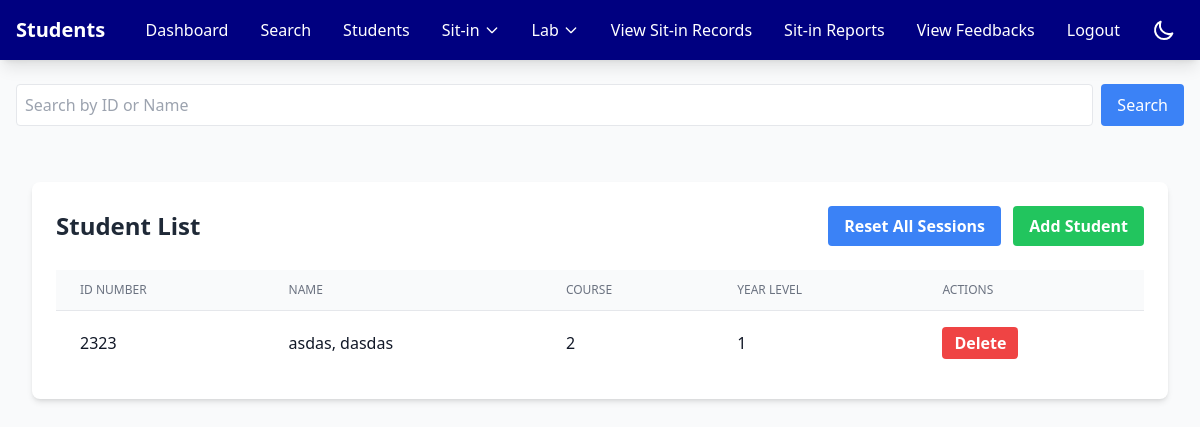
/admin/students.php, run on an earlier commit of the app's database.
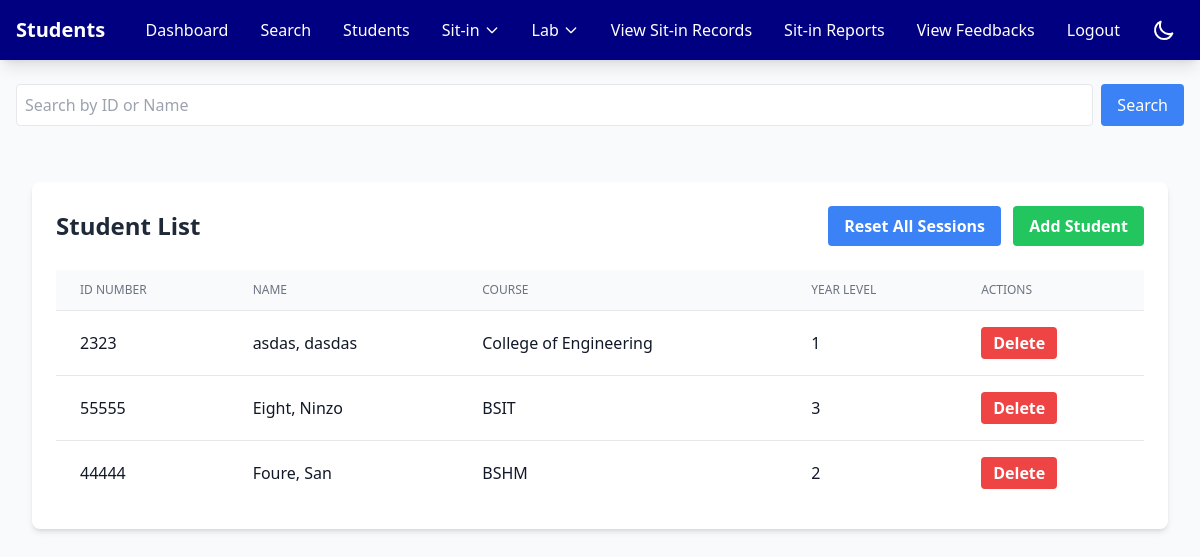
And on a later commit of the database.
### tables this page shows
CREATE TABLE `students` (
  `StudID` int(11) NOT NULL,
  `IDNO` int(11) NOT NULL,
  `Last_Name` varchar(100) NOT NULL,
  `First_Name` varchar(100) NOT NULL,
  `Mid_Name` varchar(100) NOT NULL,
  `Course` varchar(100) NOT NULL,
  `Year_lvl` int(11) NOT NULL,
  `Username` varchar(100) NOT NULL,
  `Password` varchar(100) NOT NULL,
  `profile_image` varchar(255) NOT NULL,
  `Email` varchar(255) NOT NULL,
  `Address` varchar(255) NOT NULL
);

### admin/students.php (the view, shortened to what the changed rows need)
<?php
include '../header.php';
$servername = "localhost";
$username = "root";
$password = "";
$database = "users";
$conn = new mysqli($servername, $username, $password, $database);
$search = isset($_GET['search']) ? $_GET['search'] : '';
if ($search) {
    $sql = "SELECT * FROM students WHERE IDNO LIKE ? OR First_Name LIKE ? OR Last_Name LIKE ? ORDER BY Last_Name";
    $stmt = $conn->prepare($sql);
    $searchTerm = "%$search%";
    $stmt->bind_param("sss", $searchTerm, $searchTerm, $searchTerm);
    $stmt->execute();
    $result = $stmt->get_result();
} else {
    $sql = "SELECT * FROM students ORDER BY Last_Name";
    $result = $conn->query($sql);
}
?>
<!DOCTYPE html>
<html lang="en">
<head>
    <script src="https://cdn.tailwindcss.com"></script>
    <link rel="stylesheet" href="../css/admin-dark-mode.css">
    <link rel="stylesheet" href="https://cdnjs.cloudflare.com/ajax/libs/font-awesome/6.4.0/css/all.min.css">
</head>
<body class="bg-gray-100 dark:bg-gray-900 transition-all duration-300">
<body class="bg-gray-100 dark:bg-gray-900 transition-colors duration-200">
    <div class="max-w-7xl mx-auto py-6 px-4">
    <div class="max-w-7xl mx-auto px-4 py-8">
        <div class="bg-white dark:bg-gray-800 rounded-lg shadow-md p-6">
            <div class="flex justify-between items-center mb-6">
                <h2 class="text-2xl font-bold text-gray-800 dark:text-white">Student List</h2>
            </div>
            <div class="overflow-x-auto">
                <table class="min-w-full divide-y divide-gray-200 dark:divide-gray-600">
                    <thead class="bg-gray-50 dark:bg-gray-700">
                        <tr>
                            <th class="px-6 py-3 text-left text-xs font-medium text-gray-500 dark:text-gray-300 uppercase">ID Number</th>
                            <th class="px-6 py-3 text-left text-xs font-medium text-gray-500 dark:text-gray-300 uppercase">Name</th>
                            <th class="px-6 py-3 text-left text-xs font-medium text-gray-500 dark:text-gray-300 uppercase">Course</th>
                            <th class="px-6 py-3 text-left text-xs font-medium text-gray-500 dark:text-gray-300 uppercase">Year Level</th>
                            <th class="px-6 py-3 text-left text-xs font-medium text-gray-500 dark:text-gray-300 uppercase">Actions</th>
                        </tr>
                    </thead>
                    <tbody class="bg-white dark:bg-gray-800 divide-y divide-gray-200 dark:divide-gray-600">
                        <?php
                        if ($result->num_rows > 0) {
                            while($row = $result->fetch_assoc()) {
                                echo "<tr class='hover:bg-gray-50 dark:hover:bg-gray-700'>";
                                echo "<td class='px-6 py-4 text-gray-900 dark:text-gray-200'>" . htmlspecialchars($row['IDNO']) . "</td>";
                                echo "<td class='px-6 py-4 text-gray-900 dark:text-gray-200'>" . htmlspecialchars($row['Last_Name'] . ", " . $row['First_Name']) . "</td>";
                                echo "<td class='px-6 py-4 text-gray-900 dark:text-gray-200'>" . htmlspecialchars($row['Course']) . "</td>";
                                echo "<td class='px-6 py-4 text-gray-900 dark:text-gray-200'>" . htmlspecialchars($row['Year_lvl']) . "</td>";
                                echo "<td class='px-6 py-4'>
                                        <button onclick='deleteStudent(" . $row['IDNO'] . ")'
                                                class='bg-red-500 hover:bg-red-700 text-white font-bold py-1 px-3 rounded'>
                                            Delete
                                        </button>
                                      </td>";
                                echo "</tr>";
                            }
                        } else {
                            echo "<tr><td colspan='5' class='px-6 py-4 text-center'>No students found</td></tr>";
                        }
                        ?>
                    </tbody>
                </table>
            </div>
        </div>
    </div>
</body>
</html>

What changed in the data, as far as the page shows it:
changed students "asdas, dasdas": Course "2" → "College of Engineering"
added students: IDNO "55555", Last_Name+First_Name "Eight, Ninzo", Course "BSIT", Year_lvl "3"
added students: IDNO "44444", Last_Name+First_Name "Foure, San", Course "BSHM", Year_lvl "2"
